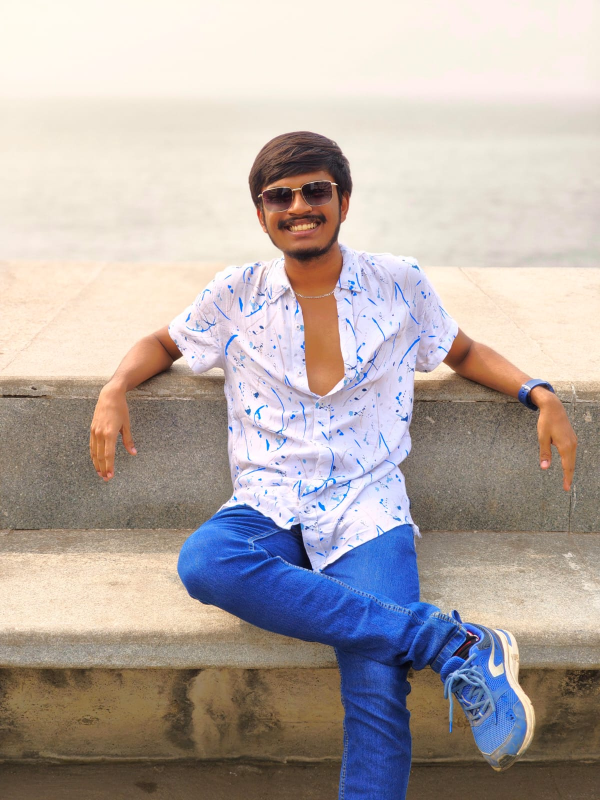
#> input picture Images/Akshat.jpeg, 1200 x 1600 px (shown at 1/2 size)
$ python generate_banner.py
#> lines starting #> are read from the running program, lines starting #| are printed output that depends on the picture
#!/usr/bin/env python3
"""
GitHub Profile Banner Generator
Reads Images/Akshat.jpeg → produces Images/githubanner_dark.png + Images/githubanner_light.png

Install deps:  pip install Pillow
Run:           python generate_banner.py
"""
import os
from PIL import Image, ImageEnhance, ImageFilter, ImageDraw, ImageFont

W, H = 1180, 610
LEFT_W = int(W * 0.38)
PORTRAIT_W = LEFT_W - 16
PORTRAIT_H = H - 60

COL_BG_DARK    = (10, 16, 31)
COL_BG_LIGHT   = (245, 245, 250)
COL_PORT_DARK  = (167, 139, 250)
COL_PORT_LIGHT = (124, 58, 237)
COL_CHROME     = (34, 211, 238)
COL_CHROME2    = (8, 145, 178)


def prep_portrait():
    src_path = os.path.join(os.path.dirname(os.path.abspath(__file__)), "Images", "Akshat.jpeg")
    src = Image.open(src_path).convert("RGB")
#> src is the input picture: PIL image 1200x1600 RGB; mean R, G, B 180.9, 170.7, 167
    # Top-anchored cover crop – keeps head + shoulders visible
    crop_h = int(src.height * 0.70)
#> crop_h = 1120
    crop_w = int(crop_h * PORTRAIT_W / PORTRAIT_H)
#> crop_w = 879
    x0 = (src.width - crop_w) // 2
#> x0 = 160
    cropped = src.crop((x0, 0, x0 + crop_w, crop_h))
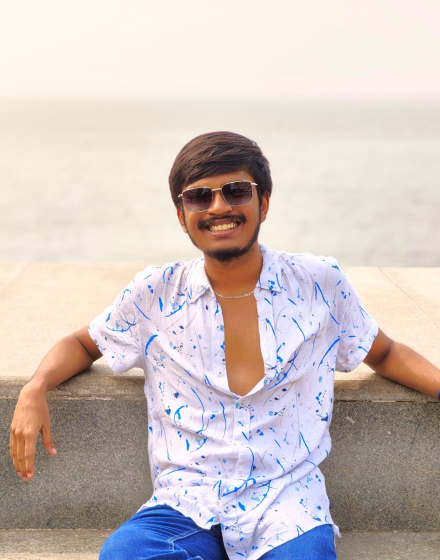
#> cropped: PIL image 879x1120 RGB (shown at 1/2 size); mean R, G, B 205.8, 194.4, 191.5
    portrait = cropped.resize((PORTRAIT_W, PORTRAIT_H), Image.LANCZOS)
    portrait = ImageEnhance.Contrast(portrait).enhance(1.3)
    portrait = portrait.filter(ImageFilter.UnsharpMask(radius=3, percent=140, threshold=3))
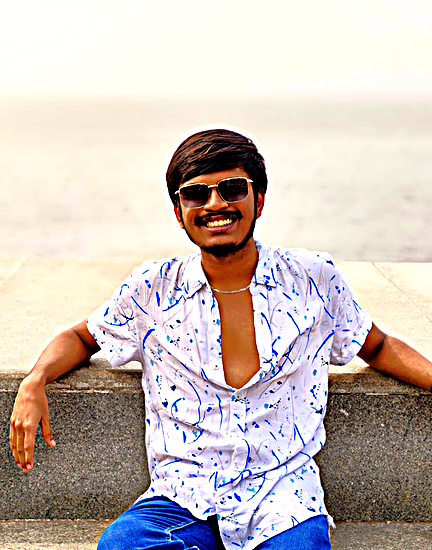
#> portrait: PIL image 432x550 RGB; mean R, G, B 203, 191.4, 186.6
    return portrait


def _font(path, size):
    try:
        return ImageFont.truetype(path, size)
    except Exception:
        return ImageFont.load_default()


def build_banner(portrait_rgb, dark=True):
#> called with dark = True
    bg_col     = COL_BG_DARK if dark else COL_BG_LIGHT
    frame_col  = COL_PORT_DARK if dark else COL_PORT_LIGHT
    text_col   = (220, 220, 235) if dark else (20, 20, 40)
    muted_col  = (120, 120, 160) if dark else (100, 100, 130)
    chrome     = COL_CHROME if dark else COL_CHROME2
    border_col = (40, 50, 80) if dark else (200, 195, 230)

    MONO_B = "/usr/share/fonts/truetype/dejavu/DejaVuSansMono-Bold.ttf"
    MONO_R = "/usr/share/fonts/truetype/dejavu/DejaVuSansMono.ttf"
    f_title = _font(MONO_B, 13)
    f_sm    = _font(MONO_R, 12)
    f_lbl   = _font(MONO_B, 11)
    f_val   = _font(MONO_R, 11)
    f_big   = _font(MONO_B, 15)
    f_xs    = _font(MONO_R, 10)

    canvas = Image.new("RGB", (W, H), bg_col)
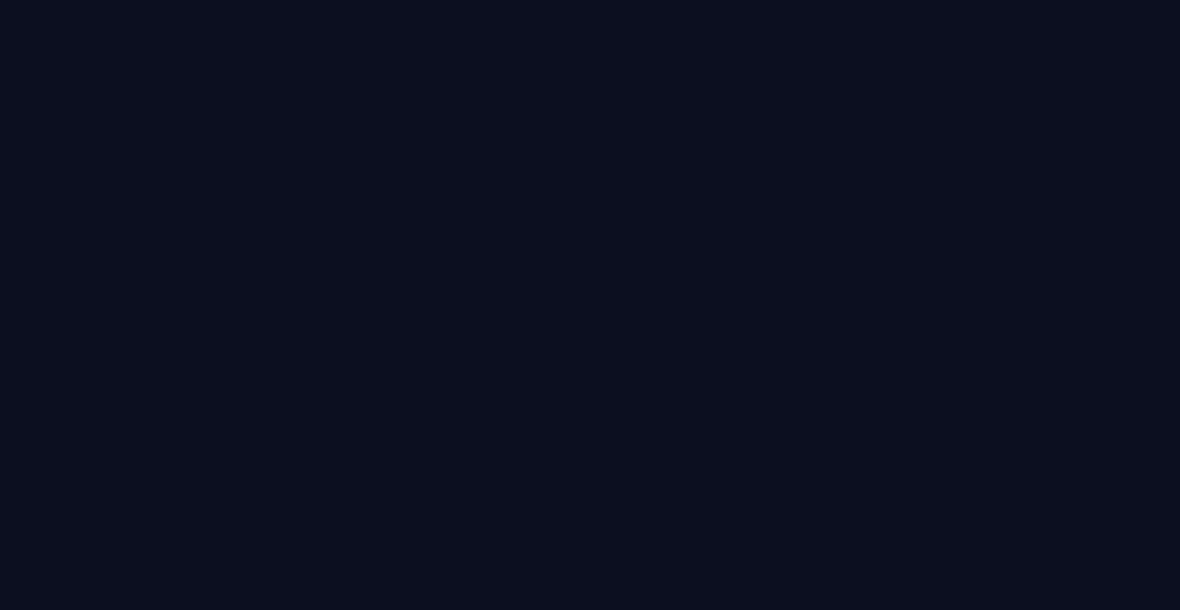
#> canvas: PIL image 1180x610 RGB; mean R, G, B 10, 16, 31
    draw   = ImageDraw.Draw(canvas)

    # Outer terminal border
    draw.rounded_rectangle([4, 4, W-4, H-4], radius=12, outline=border_col, width=2)

    # Title bar
    bar_h = 36
    draw.rounded_rectangle([5, 5, W-5, bar_h+5], radius=10, fill=border_col)
    for i, c in enumerate([(239,68,68), (251,191,36), (34,197,94)]):
        draw.ellipse([18+i*22, 14, 32+i*22, 28], fill=c)
    title_text = "profile.sh --live"
    tw = draw.textlength(title_text, font=f_title)
#> tw = 133.1
    draw.text(((W - tw) / 2, 12), title_text, fill=text_col, font=f_title)

    panel_y0, panel_y1 = bar_h + 10, H - 10

    # Left panel
    draw.rectangle([8, panel_y0, LEFT_W-4, panel_y1],
                   fill=((18, 24, 45) if dark else (235, 230, 250)))
    draw.text((18, panel_y0+10), "VISUAL.MAP", fill=frame_col, font=f_lbl)

    pw_avail = LEFT_W - 16
    ph_avail = panel_y1 - (panel_y0 + 32) - 32
    pw_fit   = min(PORTRAIT_W, pw_avail)
    ph_fit   = min(PORTRAIT_H, ph_avail)
    portrait_fit = portrait_rgb.resize((pw_fit, ph_fit), Image.LANCZOS)
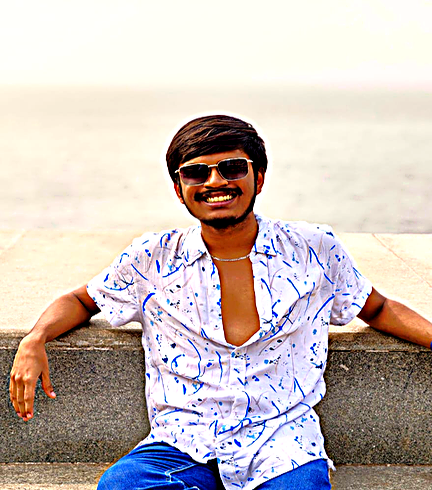
#> portrait_fit: PIL image 432x490 RGB; mean R, G, B 202.9, 191.3, 186.6
    px = 8 + (pw_avail - pw_fit) // 2
    py = panel_y0 + 32

    draw.rectangle([px-3, py-3, px+pw_fit+3, py+ph_fit+3], outline=frame_col, width=2)
    draw.rectangle([px-1, py-1, px+pw_fit+1, py+ph_fit+1], outline=muted_col, width=1)
    canvas.paste(portrait_fit, (px, py))
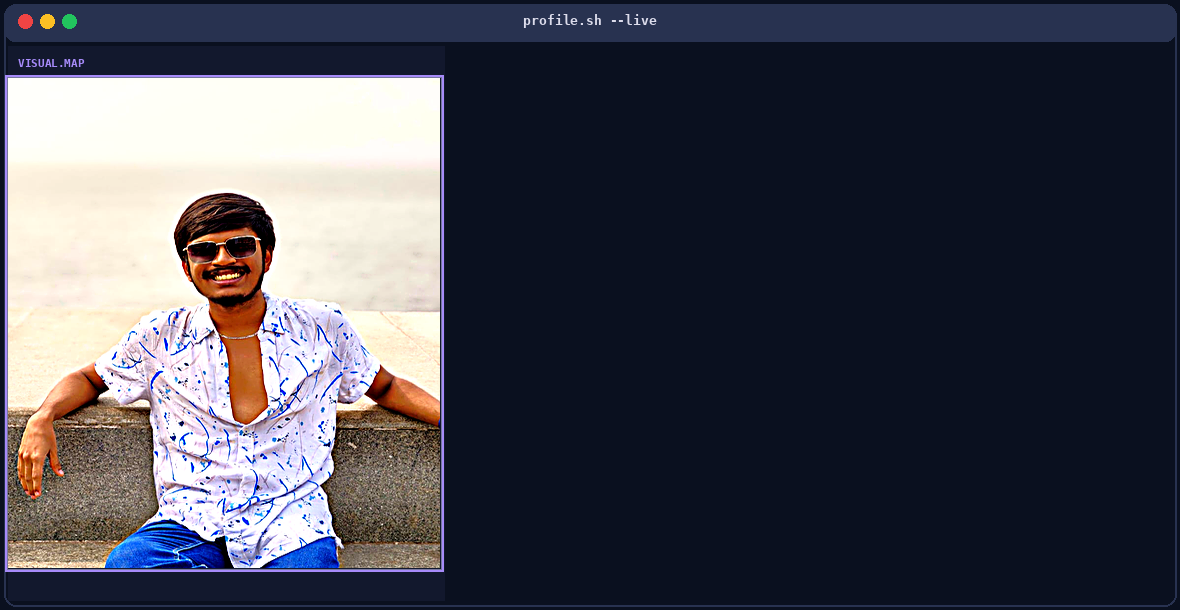
#> canvas: PIL image 1180x610 RGB; mean R, G, B 70.4, 71.2, 82.2

    handle_txt = "@AkshatKardak"
    pill_w = int(draw.textlength(handle_txt, font=f_sm)) + 20
#> pill_w = 113
    pill_x = 8 + (pw_avail - pill_w) // 2
#> pill_x = 167
    pill_y = py + ph_fit + 8
    if pill_y + 22 < panel_y1:
        draw.rounded_rectangle([pill_x, pill_y, pill_x+pill_w, pill_y+20],
                                radius=10, fill=frame_col)
        draw.text((pill_x+10, pill_y+4), handle_txt, fill=(255, 255, 255), font=f_xs)

    # Right panel
    rx0 = LEFT_W + 4
    draw.rectangle([rx0, panel_y0, W-8, panel_y1],
                   fill=((13, 20, 38) if dark else (250, 248, 255)))
    draw.text((rx0+14, panel_y0+8), "SYSTEM.INFO", fill=chrome, font=f_big)

    # LIVE badge
    live_x = W - 80
    draw.rounded_rectangle([live_x, panel_y0+8, live_x+56, panel_y0+26], radius=9, fill=(239,68,68))
    draw.text((live_x+6, panel_y0+11), "\u25cf LIVE", fill=(255, 255, 255), font=f_xs)
    draw.line([rx0+14, panel_y0+34, W-14, panel_y0+34], fill=border_col, width=1)

    rows = [
        ("Subject",   "Akshat Kardak"),
        ("Role",      "Full-Stack Developer"),
        ("Origin",    "Mumbai, India"),
        ("Education", "DMCE / CS Engineering"),
        ("Status",    "Building \u00b7 Learning \u00b7 Shipping"),
        ("ToolChain", "VS Code \u00b7 Git \u00b7 Arduino \u00b7 ESP-IDF"),
        ("Languages", "Python \u00b7 JS/TS \u00b7 C++"),
        ("Frontend",  "React \u00b7 Next.js \u00b7 Tailwind"),
        ("Backend",   "Node.js \u00b7 Express \u00b7 FastAPI"),
        ("Database",  "MongoDB \u00b7 MySQL \u00b7 SQLite"),
        ("Infra",     "Vercel \u00b7 Netlify \u00b7 Render"),
        ("GitHub",    "github.com/AkshatKardak"),
        ("LinkedIn",  "linkedin.com/in/akshatkardak"),
    ]

    row_x = rx0 + 14
    row_y = panel_y0 + 44
    row_h = 33
    max_lbl_w = 72

    for label, value in rows:
        if row_y + row_h > panel_y1 - 6:
            break
        draw.text((row_x, row_y+2), label, fill=muted_col, font=f_lbl)
        lbl_end   = row_x + max_lbl_w
        val_start = W - 14 - int(draw.textlength(value, font=f_val))
        dot_x = lbl_end + 4
        while dot_x + 4 < val_start - 4:
            draw.ellipse([dot_x, row_y+8, dot_x+2, row_y+10], fill=muted_col)
            dot_x += 7
        val_color = chrome if label in ("Role", "Status") else text_col
        draw.text((val_start, row_y+2), value, fill=val_color, font=f_val)
        draw.line([row_x, row_y+row_h-2, W-14, row_y+row_h-2], fill=border_col, width=1)
        row_y += row_h
#> this loop made 13 passes
#> val_start on passes 1 to 12: 1080, 1034, 1080, 1027, 968, 948, 1034, 994, 988, 1007, 1001, 1014
#> after the loop, row_y = 519

    return canvas


if __name__ == "__main__":
    out_dir = os.path.join(os.path.dirname(os.path.abspath(__file__)), "Images")
    os.makedirs(out_dir, exist_ok=True)
    portrait = prep_portrait()
    build_banner(portrait, dark=True ).save(os.path.join(out_dir, "githubanner_dark.png"),  optimize=True)
    build_banner(portrait, dark=False).save(os.path.join(out_dir, "githubanner_light.png"), optimize=True)
#> call 2 of build_banner, with dark = False
#> in build_banner (call 2), `canvas.paste(portrait_fit, (px, py))`:
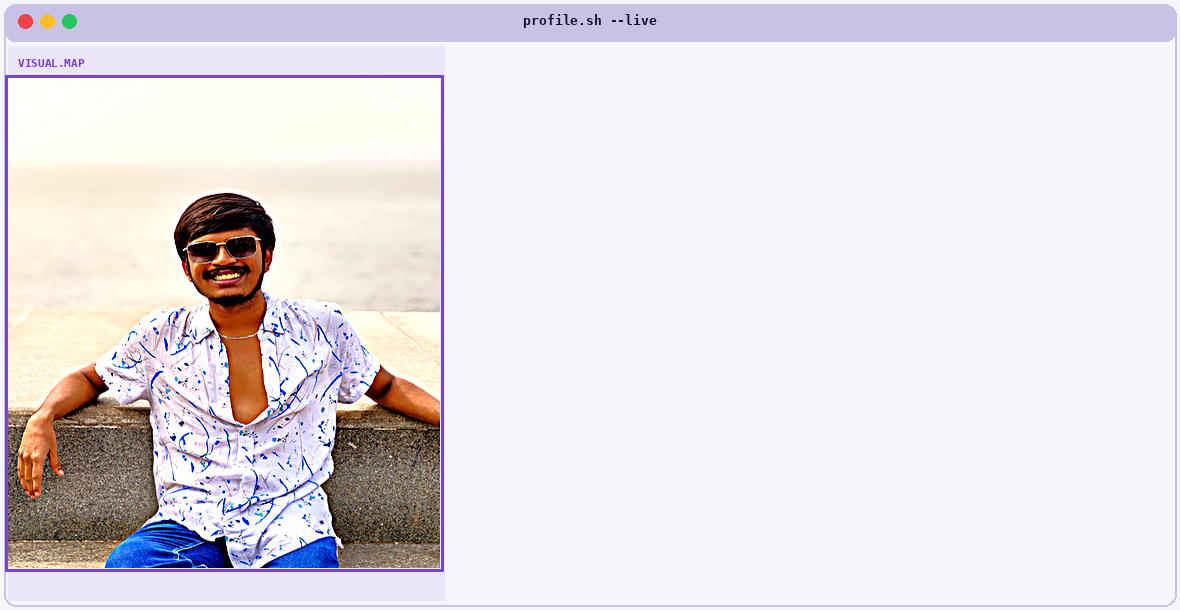
#> canvas: PIL image 1180x610 RGB; mean R, G, B 228.1, 223.8, 229.4
#> the loop in build_banner (call 2), `for label, value in rows:` made 13 passes
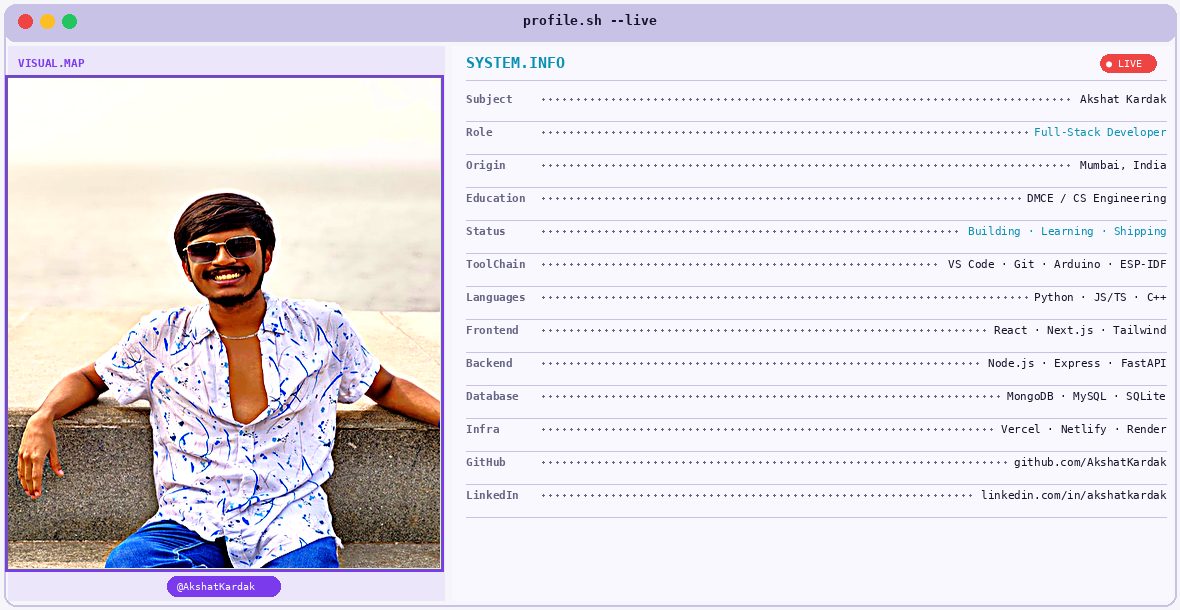
#> saved as githubanner_light.png: PIL image 1180x610 RGB; mean R, G, B 227.2, 221.6, 229.4
    print("\u2705 Banners generated:")
    print("   Images/githubanner_dark.png")
    print("   Images/githubanner_light.png")
